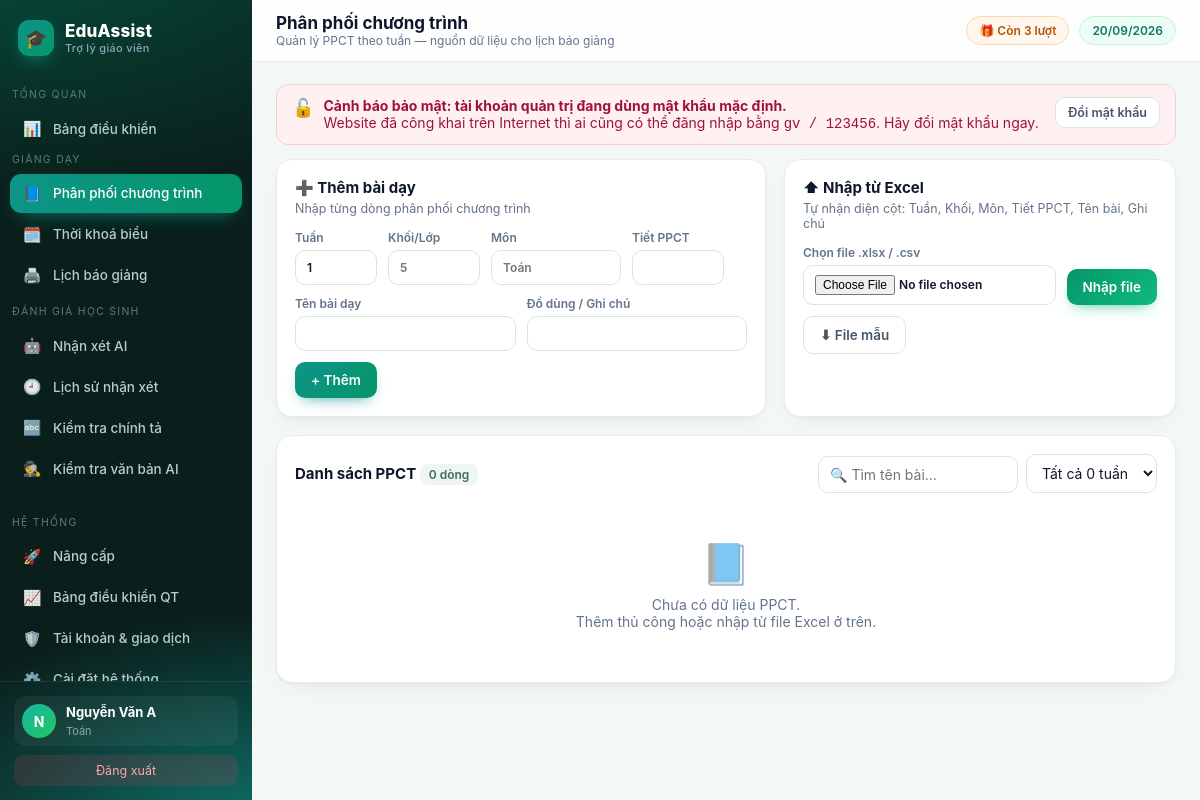
Page /ppct (signed in) on the committed database.
### tables this page shows
CREATE TABLE teacher(
  id INTEGER PRIMARY KEY AUTOINCREMENT,
  username TEXT UNIQUE NOT NULL,
  password TEXT NOT NULL,
  fullname TEXT,
  school TEXT,
  subject TEXT,
  role TEXT DEFAULT 'teacher',
  email TEXT,
  phone TEXT,                      -- so dien thoai nhan tin nhan ma kich hoat
  google_sub TEXT,
  avatar TEXT,
  used INTEGER DEFAULT 0,          -- so luot da dung
  bought INTEGER DEFAULT 0,        -- so luot mua them (goi le 10k)
  expires TEXT,                    -- han su dung goi tra phi (ISO date)
  created TEXT
);

### app/core.py (the view, shortened to what this page needs)
@bp.route("/ppct", methods=["GET", "POST"])
@login_required
def ppct():
    db, uid = get_db(), session["uid"]
    tuan = request.args.get("tuan", "")
    q = "SELECT * FROM ppct WHERE teacher_id=?"
    p = [uid]
    if tuan:
        q += " AND tuan=?"; p.append(tuan)
    rows = db.execute(q + " ORDER BY tuan, mon, tiet_pp", p).fetchall()
    tuans = [r[0] for r in db.execute("SELECT DISTINCT tuan FROM ppct WHERE teacher_id=? ORDER BY tuan", (uid,))]
    return render_template("ppct.html", rows=rows, tuan=tuan, tuans=tuans)

### app/auth.py (called while the page is built, shortened)
def _chuan_hoa_base(gia_tri):
    gia_tri = (gia_tri or '').strip().rstrip('/')
    if not gia_tri:
        return ''
    try:
        u = urlsplit(gia_tri)
        if u.scheme != 'https' or not u.hostname or u.username or u.password:
            return ''
        if u.query or u.fragment or u.path:
            return ''
        if '.' not in u.hostname:
            return ''
    except ValueError:
        return ''
    return 'https://' + ten

def base_tu_request():
    try:
        if request.scheme != 'https':
            return ''
        return _chuan_hoa_base('https://' + request.host)
    except Exception:
        return ''

def danh_sach_base():
    ra = []
    for phan in (CFG.get('PUBLIC_BASE_URL', '') or '').split(','):
        b = _chuan_hoa_base(phan)
        if b and b not in ra:
            ra.append(b)
    return ra

def google_base_url():
    ds = danh_sach_base()
    hien_tai = base_tu_request()
    if hien_tai and (hien_tai in ds or not ds):
        return hien_tai
    return ds[0] if ds else ''

def google_callback_url():
    base = google_base_url()
    return base + '/login/google/callback' if base else ''

def google_bat():
    return bool(CFG.get('GOOGLE_CLIENT_ID') and CFG.get('GOOGLE_CLIENT_SECRET') and google_callback_url())

def login_required(f):
    @wraps(f)
    def w(*a, **k):
        if not current_user():
            session.clear()
            return redirect(url_for('auth.login', next=request.path))
        return f(*a, **k)
    return w

def current_user():
    if session.get('uid'):
        return get_db().execute('SELECT * FROM teacher WHERE id=?', (session['uid'],)).fetchone()

### app/core.py (called while the page is built)
@bp.app_context_processor
def inject():
    u = current_user()
    return {"user": u, "THU_NAME": THU_NAME, "PROVIDERS": AI.PROVIDERS,
            "timedelta": datetime.timedelta,
            "now": datetime.date.today(), "BL": BL,
            "is_pro": BL.is_pro(u), "remaining": BL.remaining(u),
            "days_left": BL.days_left(u), "FREE_QUOTA": BL.FREE_QUOTA,
            "CFG": CFG, "google_enabled": google_bat(), "google_callback_url": google_callback_url(),
            "SITE_NAME": CFG.get("SITE_NAME", "EduAssist"),
            "SITE_TAGLINE": CFG.get("SITE_TAGLINE", "Trợ lý giáo viên"),
            "SITE_LOGO": CFG.get("SITE_LOGO", "🎓"),
            "so_viec_admin": _viec_admin(u),
            "canh_bao_mk": _mk_mac_dinh(u)}

### app/modules/config.py (called while the page is built, shortened)
def _lam_moi():
    if time.time() - _lan_nap < TTL:
        return

### app/templates/ppct.html (shortened to what this page needs)
{% extends 'base.html' %}
{% block head %}Phân phối chương trình
{% endblock %}
{% block crumb %}Quản lý PPCT theo tuần — nguồn dữ liệu cho lịch báo giảng
{% endblock %}
{% block body %}
<div class="g2">
 <div class="card">
  <h3>➕ Thêm bài dạy</h3><p class="sub">Nhập từng dòng phân phối chương trình</p>
  <form method="post" class="row">
   <label class="f">Tuần<input name="tuan" type="number" min="1" value="{{tuan or 1}}" style="width:82px" required></label>
   <label class="f">Khối/Lớp<input name="khoi" style="width:92px" placeholder="5"></label>
   <label class="f">Môn<input name="mon" required style="width:130px" placeholder="Toán"></label>
   <label class="f">Tiết PPCT<input name="tiet_pp" type="number" style="width:92px"></label>
   <label class="f" style="flex:1;min-width:200px">Tên bài dạy<input name="ten_bai" required></label>
   <label class="f" style="flex:1;min-width:160px">Đồ dùng / Ghi chú<input name="ghi_chu"></label>
   <button>+ Thêm</button>
  </form>
 </div>
 <div class="card">
  <h3>⬆ Nhập từ Excel</h3><p class="sub">Tự nhận diện cột: Tuần, Khối, Môn, Tiết PPCT, Tên bài, Ghi chú</p>
  <form method="post" enctype="multipart/form-data" class="row">
   <label class="f" style="flex:1;min-width:200px">Chọn file .xlsx / .csv<input type="file" name="file" accept=".xlsx,.xls,.csv" required></label>
   <button class="ok">Nhập file</button>
   <a class="btn sec" href="{{url_for('core.mau_excel', kind='ppct')}}">⬇ File mẫu</a>
  </form>
 </div>
</div>
<div class="card">
 <div class="chead">
  <h3>Danh sách PPCT <span class="chip">{{rows|length}} dòng</span></h3>
  <form method="get" class="row" style="gap:8px">
   <input id="q" placeholder="🔍 Tìm tên bài…" style="width:200px" onkeyup="flt()">
   <select name="tuan" onchange="this.form.submit()">
    <option value="">Tất cả {{tuans|length}} tuần</option>
   </select></form>
 </div>
 {% if rows %}
 <div class="tbl-wrap" style="max-height:620px;overflow-y:auto"><table id="tp">
  <thead style="position:sticky;top:0;z-index:2"><tr><th>Tuần</th><th>Khối</th><th>Môn</th><th>Tiết PPCT</th><th>Tên bài dạy</th><th>Ghi chú</th><th></th></tr></thead>
  <tbody>{% for r in rows %}<tr data-k="{{ ((r['ten_bai'] or '') ~ ' ' ~ (r['mon'] or ''))|lower }}">
   <td><span class="chip">T{{r['tuan']}}</span></td><td>{{r['khoi'] or '—'}}</td>
   <td><b>{{r['mon']}}</b></td><td>{{r['tiet_pp'] or '—'}}</td><td>{{r['ten_bai']}}</td>
   <td class="muted">{{r['ghi_chu'] or ''}}</td>
   <td style="text-align:right"><form method="post" onsubmit="return confirm('Xoá bài này?')">
    <input type="hidden" name="act" value="del"><input type="hidden" name="id" value="{{r['id']}}">
    <button class="dan">Xoá</button></form></td></tr>{% endfor %}</tbody></table></div>
 {% else %}<div class="empty"><span class="e">📘</span>Chưa có dữ liệu PPCT.<br>Thêm thủ công hoặc nhập từ file Excel ở trên.</div>{% endif %}
</div>
{% endblock %}

### app/templates/base.html (shortened to what this page needs)
<!doctype html>
<html lang="vi"><head>
</head><body>
{% if user %}
<div class="shell">
<aside id="sb">
  <div class="brand"><span class="mk">{{SITE_LOGO}}</span><span>{{SITE_NAME}}<small>{{SITE_TAGLINE}}</small></span></div>
  {% set ep = request.endpoint %}
  <div class="navgrp">Tổng quan</div>
  <nav>
    <a href="{{url_for('core.dashboard')}}" class="{{'on' if ep=='core.dashboard'}}"><i>📊</i>Bảng điều khiển</a>
  </nav>
  <div class="navgrp">Giảng dạy</div>
  <nav>
    <a href="{{url_for('core.ppct')}}" class="{{'on' if ep=='core.ppct'}}"><i>📘</i>Phân phối chương trình</a>
    <a href="{{url_for('core.tkb')}}" class="{{'on' if ep=='core.tkb'}}"><i>🗓️</i>Thời khoá biểu</a>
    <a href="{{url_for('core.bao_giang')}}" class="{{'on' if ep=='core.bao_giang'}}"><i>🖨️</i>Lịch báo giảng</a>
  </nav>
  <div class="navgrp">Đánh giá học sinh</div>
  <nav>
    <a href="{{url_for('core.nhan_xet')}}" class="{{'on' if ep=='core.nhan_xet'}}"><i>🤖</i>Nhận xét AI</a>
    <a href="{{url_for('core.lich_su')}}" class="{{'on' if ep=='core.lich_su'}}"><i>🕘</i>Lịch sử nhận xét</a>
    <a href="{{url_for('core.chinh_ta')}}" class="{{'on' if ep=='core.chinh_ta'}}"><i>🔤</i>Kiểm tra chính tả</a>
    {% for m in (PLUGIN_MENUS or []) %}<a href="{{url_for(m.endpoint)}}" class="{{'on' if ep==m.endpoint}}"><i>{{m.icon}}</i>{{m.label}}</a>{% endfor %}
  </nav>
  <div class="navgrp">Hệ thống</div>
  <nav>
    <a href="{{url_for('core.nang_cap')}}" class="{{'on' if ep=='core.nang_cap'}}"><i>{{ '👑' if is_pro else '🚀' }}</i>{{ 'Gói của tôi' if is_pro else 'Nâng cấp' }}</a>
    {% if user['role']=='admin' %}
    <a href="{{url_for('core.qt_dashboard')}}" class="{{'on' if ep=='core.qt_dashboard'}}"><i>📈</i>Bảng điều khiển QT
      </a>
    <a href="{{url_for('core.quan_tri')}}" class="{{'on' if ep=='core.quan_tri'}}"><i>🛡️</i>Tài khoản &amp; giao dịch</a>
    <a href="{{url_for('core.qt_caidat')}}" class="{{'on' if ep=='core.qt_caidat'}}"><i>⚙️</i>Cài đặt hệ thống</a>
    {% endif %}
  </nav>
  <div class="side-foot">
    <div class="me">{% if user['avatar'] %}<img class="av" src="{{user['avatar']}}" alt="" style="object-fit:cover">
      {% else %}<div class="av">{{ (user['fullname'] or user['username'])[0]|upper }}</div>{% endif %}
      <div><b>{{user['fullname'] or user['username']}}</b><span>{{user['subject'] or 'Giáo viên'}}</span></div></div>
    <a class="logout" href="{{url_for('auth.logout')}}">Đăng xuất</a>
  </div>
</aside>
<main>
  <div class="topbar">
    <div><h1>{% block head %}Bảng điều khiển{% endblock %}</h1>
    <div class="crumb">{% block crumb %}{% endblock %}</div></div>
    <div class="sp">
      {% if is_pro %}
        <a href="{{url_for('core.nang_cap')}}" class="pill" style="background:linear-gradient(135deg,#0d9488,#059669);
          color:#fff;border:0">👑 Không giới hạn · còn {{days_left}} ngày</a>
      {% else %}
        <a href="{{url_for('core.nang_cap')}}" class="pill" style="background:{{'#fff1f2' if remaining==0 else '#fff7ed'}};
          color:{{'#be123c' if remaining==0 else '#b45309'}};border:1px solid {{'#fecdd3' if remaining==0 else '#fed7aa'}}">
          {{ '🔒 Hết lượt — Nâng cấp' if remaining==0 else '🎁 Còn ' ~ remaining ~ ' lượt' }}</a>
      {% endif %}
      <span class="pill">{{ now.strftime('%d/%m/%Y') }}</span></div>
  </div>
  <div class="wrap">
  {% if canh_bao_mk %}
  <div class="flash err" style="align-items:flex-start">
   <span style="font-size:18px">🔓</span>
   <div style="flex:1;font-weight:400"><b>Cảnh báo bảo mật: tài khoản quản trị đang dùng mật khẩu mặc định.</b><br>
    Website đã công khai trên Internet thì ai cũng có thể đăng nhập bằng <code>gv / 123456</code>.
    Hãy đổi mật khẩu ngay.</div>
   <a class="btn sec sm" href="{{url_for('core.cai_dat')}}#doimk">Đổi mật khẩu</a>
  </div>
  {% endif %}
  {% block body %}{% endblock %}
  </div>
</main>
</div>
{% else %}{% block body_anon %}{% endblock %}{% endif %}
</body></html>

### rows in the picture
teacher: fullname "N", fullname "Nguyễn Văn A", subject "Toán"

### other values in the picture
{{ SITE_LOGO }} "🎓"
{{ SITE_NAME }} "EduAssist"
{{ SITE_TAGLINE }} "Trợ lý giáo viên"
{{ m.icon }} "🕵️"
{{ m.label }} "Kiểm tra văn bản AI"
{{ '👑' if is_pro else '🚀' }} "🚀"
{{ 'Gói của tôi' if is_pro else 'Nâng cấp' }} "Nâng cấp"
{{ rows|length }} "0"
